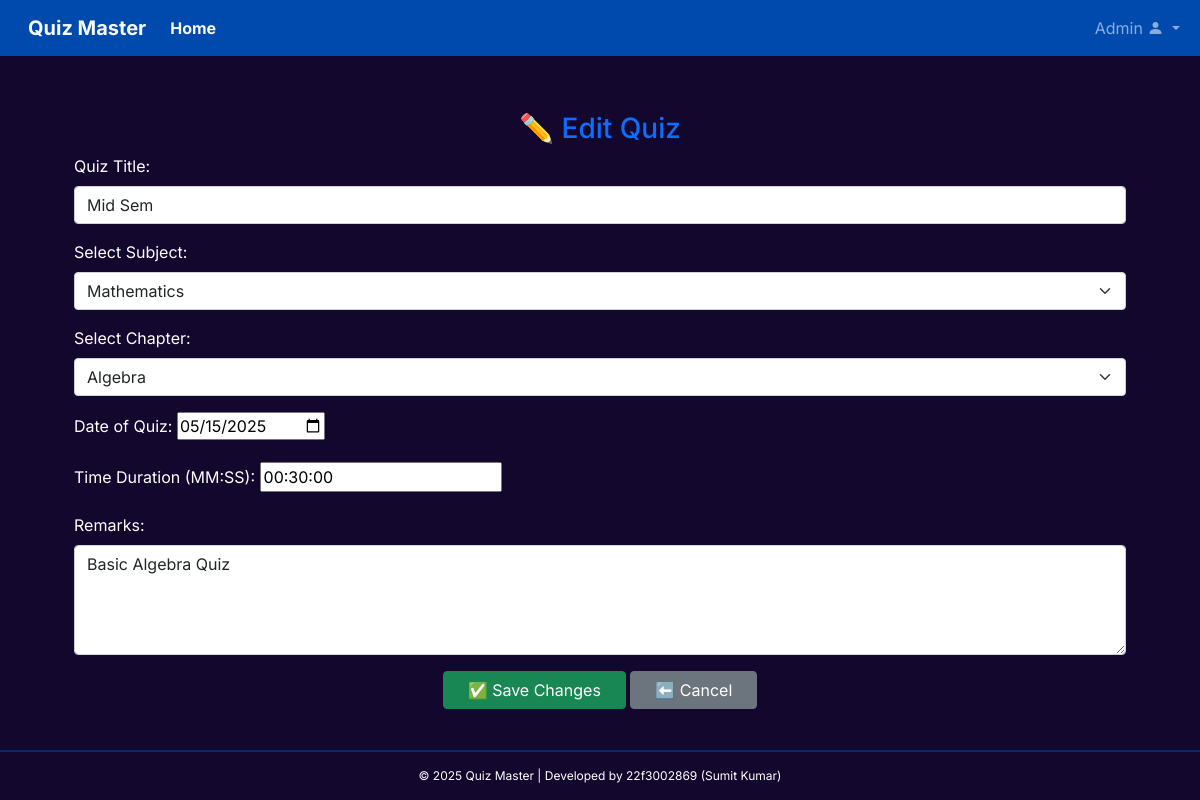
/admin/quizzes/edit/1 (signed in), run on the app's committed database.
### models/model.py (models this page shows)
class Quiz(db.Model):
    __tablename__ = "quizzes"
    id = db.Column(db.Integer, primary_key=True, autoincrement=True)
    title = db.Column(db.String, nullable=False)
    subject_id = db.Column(db.Integer, db.ForeignKey("subjects.id", ondelete="CASCADE"), nullable=False)
    chapter_id = db.Column(db.Integer, db.ForeignKey("chapters.id", ondelete="CASCADE"), nullable=False)  # ✅ Ensure cascade delete
    date_of_quiz = db.Column(db.Date, nullable=False)
    time_duration = db.Column(db.String, nullable=False)  # Format: HH:MM
    remarks = db.Column(db.String)
    subject = db.relationship("Subject", back_populates="quizzes")
    chapter = db.relationship("Chapter", back_populates="quizzes")
    questions = db.relationship("Question", back_populates="quiz", cascade="all, delete-orphan", passive_deletes=True)
    scores = db.relationship("Score", back_populates="quiz", cascade="all, delete-orphan", passive_deletes=True)
    answers = db.relationship("UserAnswer", back_populates="quiz", cascade="all, delete-orphan", passive_deletes=True)

class Subject(db.Model):
    __tablename__ = "subjects"
    id = db.Column(db.Integer, primary_key=True, autoincrement=True)
    name = db.Column(db.String, unique=True, nullable=False)
    description = db.Column(db.String)
    chapters = db.relationship("Chapter", back_populates="subject", cascade="all, delete-orphan", passive_deletes=True)
    quizzes = db.relationship("Quiz", back_populates="subject", cascade="all, delete-orphan", passive_deletes=True)

class Chapter(db.Model):
    __tablename__ = "chapters"
    id = db.Column(db.Integer, primary_key=True, autoincrement=True)
    name = db.Column(db.String, nullable=False)
    description = db.Column(db.String)
    subject_id = db.Column(db.Integer, db.ForeignKey("subjects.id", ondelete="CASCADE"), nullable=False)
    subject = db.relationship("Subject", back_populates="chapters")
    quizzes = db.relationship(
        "Quiz",
        back_populates="chapter",
        cascade="all, delete-orphan",
        passive_deletes=True
    )

### controllers/admin.py (the view, shortened to what this page needs)
@app.route("/admin/quizzes/edit/<int:quiz_id>", methods=["GET", "POST"])
@login_required
@admin_required
def edit_quiz(quiz_id):
    quiz = Quiz.query.get_or_404(quiz_id)
    subjects = Subject.query.all()
    chapters = Chapter.query.all()
    return render_template("admin/edit_quiz.html", quiz=quiz, subjects=subjects, chapters=chapters)

### app.py (called while the page is built)
@login_manager.user_loader
def load_user(user_id):
    admin = Admin.query.get(int(user_id))
    if admin:
        return admin  # ✅ If it's an admin, return admin
    return User.query.get(int(user_id))  # ✅ Otherwise, return user

### controllers/admin.py (called while the page is built)
def admin_required(f):
    @wraps(f)
    def decorated_function(*args, **kwargs):
        if not current_user.is_authenticated or session.get("role") != "admin":
            flash("Unauthorized Access!", "danger")
            return redirect(url_for("admin_login"))
        return f(*args, **kwargs)
    return decorated_function

@app.before_request
def restrict_admin_routes():
    if request.endpoint == "admin_login":
        return  # Allow access to admin login page
    if request.endpoint and request.endpoint.startswith("admin_"):
        if not current_user.is_authenticated or session.get("role") != "admin":
            flash("Unauthorized Access!", "danger")
            return redirect(url_for("admin_login"))

### controllers/user.py (called while the page is built)
@app.before_request
def restrict_user_routes():
    if request.endpoint in ["user.loginUser", "admin_login"]:
        return
    if request.endpoint and request.endpoint.startswith("user_"):
        if not current_user.is_authenticated or session.get("role") != "user":
            flash("Unauthorized Access!", "danger")
            return redirect(url_for("user.loginUser"))

### models/model.py (called while the page is built)
    @property
    def is_admin(self):
        return True  # Always True for Admin users

### templates/admin/edit_quiz.html (shortened to what this page needs)
{% extends "dashboard/basedashboard.html" %}
{% block content %}
<div class="container mt-5">
    <h3 class="text-center text-primary">✏️ Edit Quiz</h3>
    <form method="POST">
        <div class="mb-3">
            <label for="title" class="form-label">Quiz Title:</label>
            <input type="text" id="title" name="title" class="form-control" value="{{ quiz.title }}" required>
        </div>
        <div class="mb-3">
            <label for="subject_id" class="form-label">Select Subject:</label>
            <select id="subject_id" name="subject_id" class="form-select">
                {% for subject in subjects %}
                    <option value="{{ subject.id }}" {% if subject.id == quiz.subject_id %}selected{% endif %}>
                        {{ subject.name }}
                    </option>
                {% endfor %}
            </select>
        </div>
        <div class="mb-3">
            <label for="chapter_id" class="form-label">Select Chapter:</label>
            <select id="chapter_id" name="chapter_id" class="form-select">
                {% for chapter in chapters %}
                    <option value="{{ chapter.id }}" {% if chapter.id == quiz.chapter_id %}selected{% endif %}>
                        {{ chapter.name }}
                    </option>
                {% endfor %}
            </select>
        </div>
        <div class="mb-3">
            <label for="date_of_quiz" class="form-label">Date of Quiz:</label>
            <input type="date" id="date_of_quiz" name="date_of_quiz"
                   value="{{ quiz.date_of_quiz.strftime('%Y-%m-%d') }}" required />
        </div>
        <div class="mb-3">
            <label for="time_duration" class="form-label">Time Duration (MM:SS):</label>
            <input type="text" id="time_duration" name="time_duration"
                   value="{{ quiz.time_duration }}" placeholder="MM:SS" required pattern="\d{1,2}:\d{2}">
        </div>
        <div class="mb-3">
            <label for="remarks" class="form-label">Remarks:</label>
            <textarea id="remarks" name="remarks" class="form-control"
                      placeholder="Any remarks or instructions..." rows="4">{{ quiz.remarks }}</textarea>
        </div>
        <div class="text-center">
            <button type="submit" class="btn btn-success px-4">✅ Save Changes</button>
            <a href="{{ url_for('admin_dashboard') }}" class="btn btn-secondary px-4">⬅️ Cancel</a>
        </div>
    </form>
</div>
{% endblock %}

### static/css/dashboardstyle.css (style rules this page uses)
body, button { font-family: "Inter", sans-serif; }
:root { --offcanvas-width: 270px; --topNavbarHeight: 56px; }
@media (min-width: 992px) { body { overflow: auto !important; } }

### data on the page
Quiz: title "Mid Sem", subject_id "Mathematics", chapter_id "Algebra", date_of_quiz "05/15/2025", time_duration "00:30:00", remarks "Basic Algebra Quiz"
